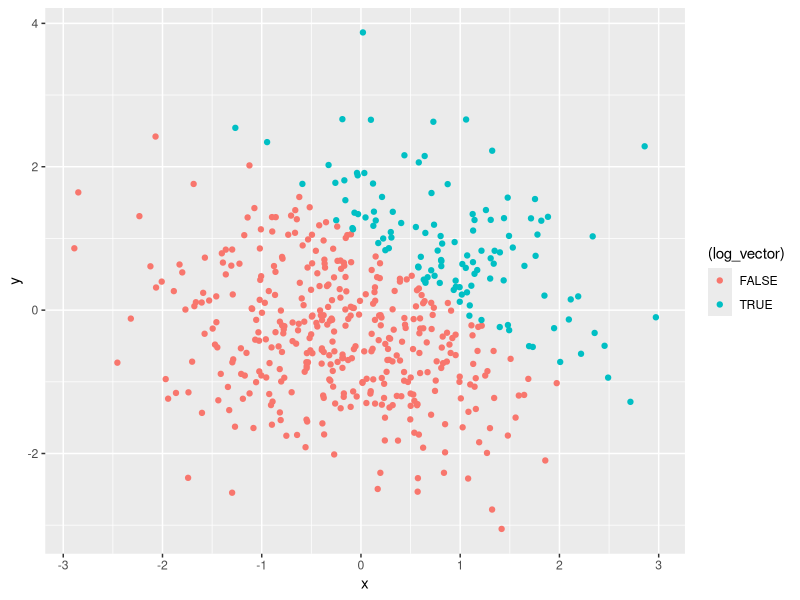

Here is the R script that generated this plot:
## ---- chunk 1
library(tidyverse)
## ---- chunk 2

one_df = tibble(
  sample = rnorm(8),
  vec_logical = sample > 0,
  vec_character = c('a','b','c','d','e','f','g','h'),
  vec_factor = factor(c("big","med","small","big","med","small","big","small"))
)

## ---- chunk 3
mean(pull(one_df, sample))

mean(pull(one_df, vec_logical))

mean(pull(one_df, vec_character))

mean(pull(one_df,vec_factor))
## ---- chunk 4
log_num = as.numeric(pull(one_df,vec_logical))
product_num = log_num*pull(one_df, sample)

log_fact = as.factor(pull(one_df, vec_logical))
product_fact = log_fact*pull(one_df, sample) # ‘*’ not meaningful for factors. This makes sense since the factor vector did not yield a mean.#

fact_num = as.numeric(log_fact)
product_num_random = fact_num*pull(one_df, sample)

## ---- chunk 5
two_df = tibble(
  x = rnorm(500),
  y = rnorm(500),
  log_vector = x + y > 1,
  num_vector = as.numeric(log_vector),
  fact_vector = as.factor(log_vector),
)
  
## ---- chunk 6
nrow(two_df) # The nrow = 500. #
ncol(two_df) # The ncol = 5. #

mean(pull(two_df, x))
median(pull(two_df, x))
sd(pull(two_df, x))


## ---- chunk 7
ggplot(two_df, aes (x=x, y=y, color = (log_vector))) + geom_point()
ggsave

